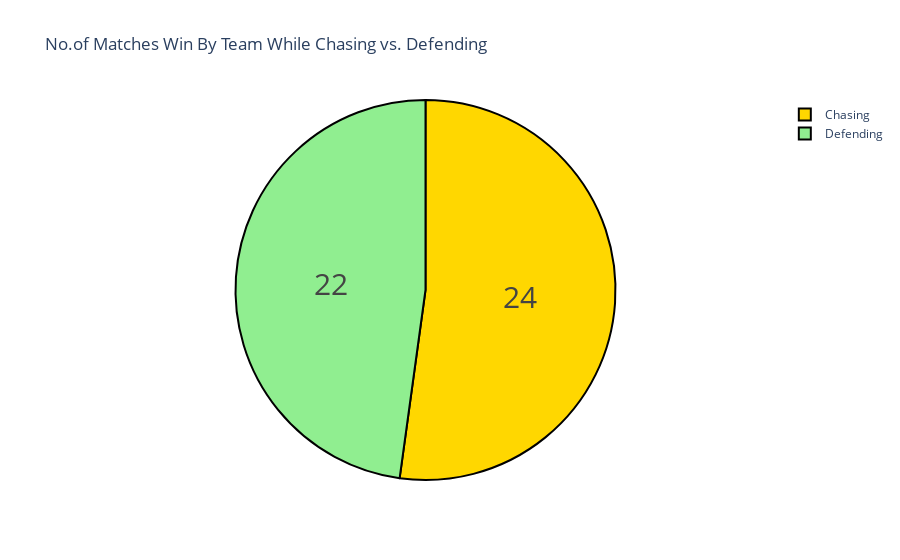

The notebook cell saved with this chart:
### Code cell
data["won"] = data["won_by"].map({'Wickets':'Chasing',
                                  'Runs' :'Defending'})
won_by = data["won"].value_counts()
print(won_by)
label = won_by.index
counts = won_by.values
print(label)
print(counts)
#colors = ["gold","lightgreen"]

figu = go.Figure(data=[go.Pie(labels=label, values=counts)])
figu.update_layout(title_text="No.of Matches Win By Team While Chasing vs. Defending")
figu.update_traces(hoverinfo='label+percent', textinfo="value", textfont_size=30,marker = dict(colors=["gold","lightgreen"],
                                                                                              line = dict(color="black",width=2)))
figu

### Figure 1 — Plotly figure (JSON) as saved in the notebook; plotly's stock layout.template omitted (floating-point values rounded to 4 significant figures)
{"data": [{"hoverinfo": "label+percent", "labels": ["Chasing", "Defending"], "marker": {"colors": ["gold", "lightgreen"], "line": {"color": "black", "width": 2}}, "textfont": {"size": 30}, "textinfo": "value", "type": "pie", "values": [24, 22]}], "layout": {"autosize": true, "title": {"text": "No.of Matches Win By Team While Chasing vs. Defending"}}}
